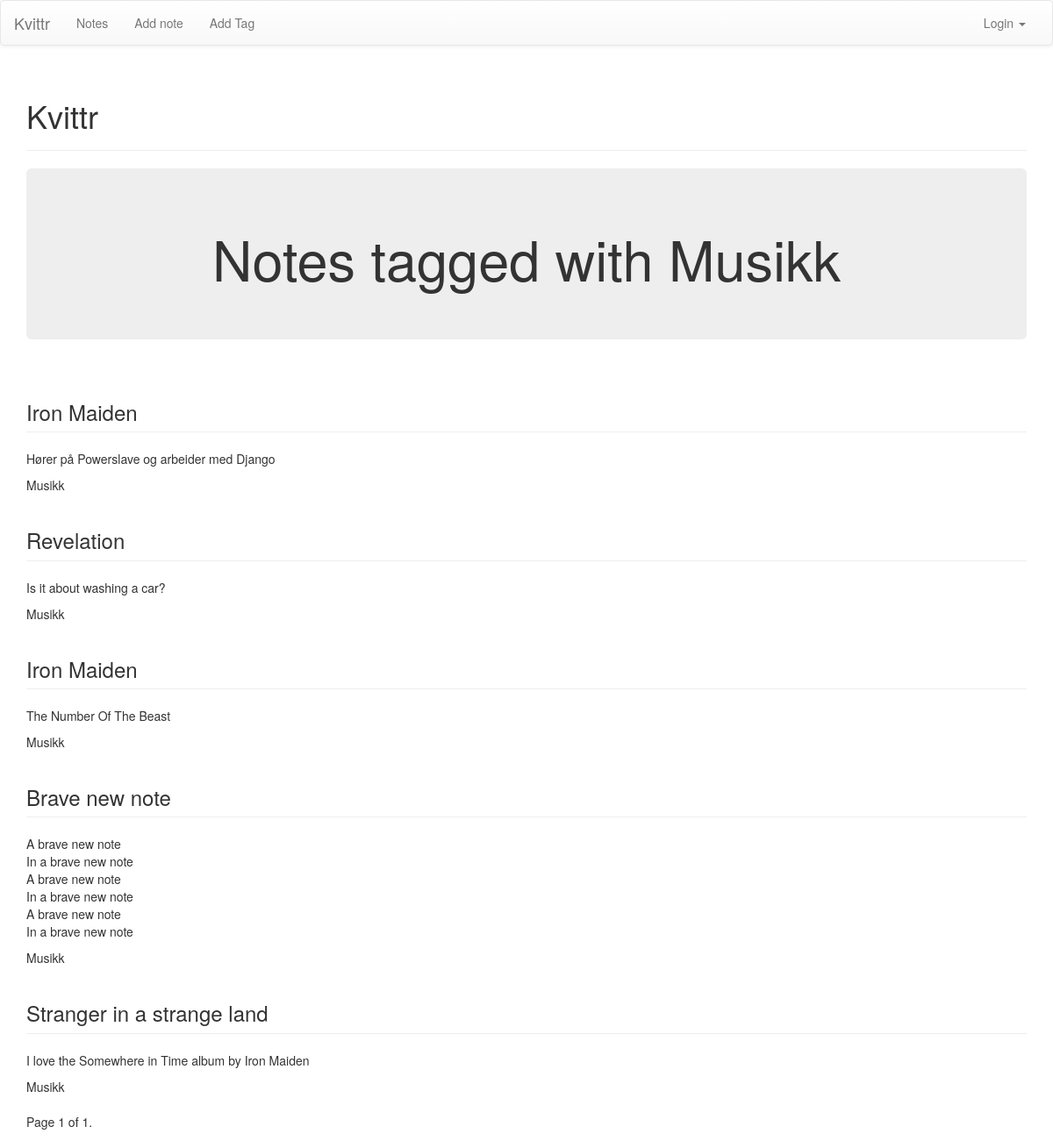
Screenshot of /notes/tags/musikk/ with the database file from the repository.
### notes/models.py (models this page shows, shortened)
class Tag(models.Model):
	label = models.CharField(max_length = 30)
	slug = models.SlugField(max_length=30)
	def __unicode__(self):
		return self.label

class Note(models.Model):
	label = models.CharField(max_length = 30)
	body = models.TextField()
	timestamp = models.DateTimeField(auto_now_add=True)
	tags = models.ManyToManyField('Tag', related_name='notes')

### notes/views.py (the view)
# urls.py: url(r'^tags/(?P<slug>[-\w]+)/$', tag_search, name='tagsearch'),
def tag_search(request, **kwargs):
	slug = kwargs['slug']
	tag = get_object_or_404(Tag, slug=slug)
	notes = tag.notes.all()
	page_number = request.GET.get('page')
	paginator = Paginator(notes, 5)
	try:
		notes = paginator.page(page_number)
	except PageNotAnInteger:
		notes = paginator.page(1)
	except EmptyPage:
		notes = paginator.page(paginator.num_pages)
	context = {
		'notes': notes,
		'tag': tag}
	return render(request, 'notes/tagsearch.html', context)

### templates/notes/tagsearch.html (shortened to what this page needs)
{% extends 'base.html' %}
{% block pagecontent %}
<div class="jumbotron">
	<h1 align="center">Notes tagged with {{tag}}</h1>
</div>
<div class="row">
	<div class="col-sm-12">
		{% if notes %}
			{% for note in notes %}
				<h3 class="page-header">{{note.label}}</h3>
				{{note.body|linebreaks}}
					{% for tag in note.tags.all %}
						{{tag}}{% if not forloop.last%} | {% endif %}
					{% endfor%}
			{% endfor%}
		{% else %}
			<div class="alert alert-warning" align="center">
				<h3>No Notes With This Tag</h3>
			</div>
		{% endif%}
	</div>
</div>
<div class="pagination">
	<span class"step-links">
		<span class="current">
			Page {{ notes.number }} of {{ notes.paginator.num_pages }}.
		</span>
	</span>
</div>
{% endblock pagecontent %}

### rows the page displays
Tag: label "Musikk"
Note: label "Iron Maiden", body "Hører på Powerslave og arbeider med Django"
Note: label "Revelation", body "Is it about washing a car?"
Note: label "Iron Maiden", body "The Number Of The Beast"
Note: label "Brave new note", body "A brave new note In a brave new note A brave new note In a brave new note A brave new note In a brave new note"
Note: label "Stranger in a strange land", body "I love the Somewhere in Time album by Iron Maiden"

### other values shown
{{ notes.number }} "1"
{{ notes.paginator.num_pages }} "1"
